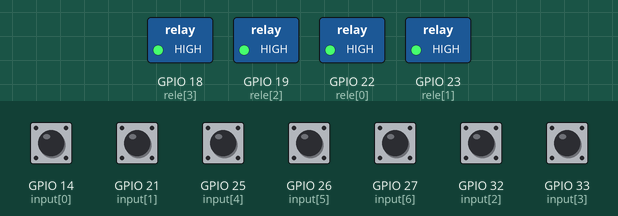
Simulated run of this sketch. Board: ESP32. On the bench: switched loads named in the sketch (green lamp = pin HIGH). The test bench sets the inputs (shaded band); at power-on: GPIO 14 (input[0]), GPIO 21 (input[1]), GPIO 25 (input[4]), GPIO 26 (input[5]), GPIO 27 (input[6]), GPIO 32 (input[2]), GPIO 33 (input[3]) HIGH. WiFi joins after 1.5 s; servers stay silent unless stated; no MQTT or app messages arrive unless stated; what the sketch prints to the serial monitor is not drawn.

Above: at 2.7 s.
2.8 s: GPIO 14 (input[0]) pulled LOW for 0.3 s
At 3.4 s:
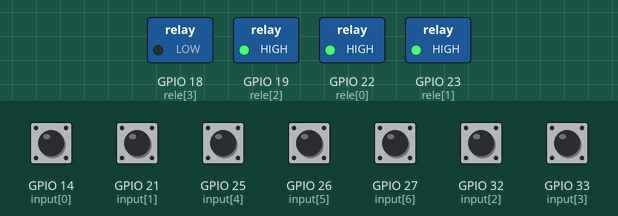
5.0 s: GPIO 26 (input[5]) pulled LOW for 0.3 s
At 6.2 s:
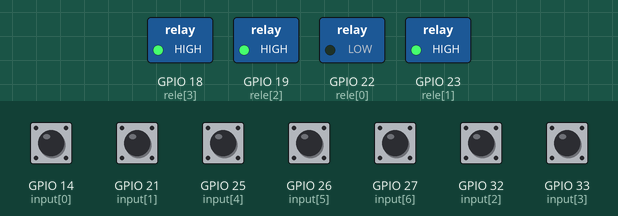
8.3 s: GPIO 14 (input[0]) pulled LOW for 1 s
At 12.1 s:
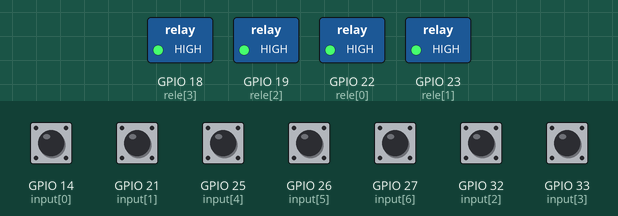
Timing chart, 0 to 21.5 s (numbered marks = the images above; inputs shaded):
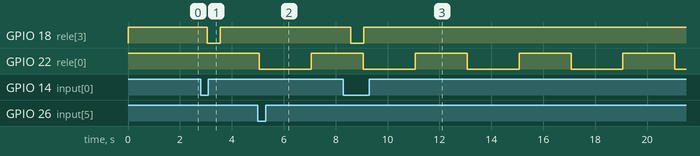

The sketch:

gatev3.ino
```cpp
#include <WiFi.h>
#include <WiFiClient.h>
#include <PubSubClient.h>

const char* ssid     = "SSID Wi-Fi";
const char* password = "password Wi-Fi";
char mqtt[]="адрес сервера MQTT";

int nowifi;
byte input[7]={14,21,32,33,25,26,27};
byte wig[2]={17,16};
byte rele[4]={22,23,19,18};
boolean mq=true;
int gatepoz;
byte statusg=255;
byte obn,releon,avto,lamps,intr,sec,block;
byte levelgate,gateon;
unsigned long wiegand=0;
unsigned long secund,timer,tiwi,reconn,pulse,timestat;
byte cou=26;
byte wi=0;

WiFiClient espClient;

PubSubClient mqclient(espClient);

 void IRAM_ATTR nul() {
  bitClear(wiegand,cou);
  cou--;
   //wiegand
   wi=1;
}
void IRAM_ATTR wan() {
   //wiegand
   bitSet(wiegand,cou);
   cou--;
   wi=1;
}

void receivedCallback(char* topic, byte* payload, unsigned int length) {
  String tt,top;
  int str;
  //unsigned long tr;
  Serial.print("Message received: ");
  Serial.println(topic);

  Serial.print("payload: ");
  for (int i = 0; i < length; i++) {
    Serial.print((char)payload[i]);
    tt+=(char)payload[i];
  }
  top=String(topic);
  str=tt.toInt();


            if (top.indexOf("open")>-1){
              if (gatepoz!=str){
                //подать сигнал на открытие ворот
                reley();
                levelgate=str;
                intr=1;
              }
            }
            if (top.indexOf("lamp")>-1){
           if(str==1){
            digitalWrite(rele[1],LOW);
            digitalWrite(rele[0],LOW);
            lamps=1;
            mqt(3,0,1);
           }else{
            digitalWrite(rele[1],HIGH);
            digitalWrite(rele[0],HIGH);
            mqt(3,0,0);
            lamps=0;
           }
            }
             if (top.indexOf("block")>-1){
              block=str;
			  mqt(5,0,block);
             }

}

void setup() {
  Serial.begin(9600);
  for (int ee=0; ee<7;ee++){
    pinMode(input[ee],INPUT_PULLUP);
  }
  for (int ee=0; ee<4;ee++){
    pinMode(rele[ee],OUTPUT);
    digitalWrite(rele[ee],HIGH);
  }

  pinMode(wig[0],INPUT_PULLUP);
pinMode(wig[1],INPUT_PULLUP);
  //attachInterrupt(wig[0], nul, RISING);
  //attachInterrupt(wig[1], wan, RISING);

  int i=0;
    WiFi.begin(ssid, password);
    while (WiFi.status() != WL_CONNECTED) {
      Serial.print(WiFi.status());
        delay(500);
        i++;
        if (i>60){
          nowifi=1;
          break;
        }

        //Serial.print(".");
    }
    if (nowifi==0){


     Serial.println("");
    Serial.println("WiFi connected");
    Serial.println("IP address: ");
    Serial.println(WiFi.localIP());
      mqclient.setServer(mqtt, 1883);


  mqclient.setCallback(receivedCallback);
  mqt(99,0,1);
    }

}

void loop() {
  if (millis()-reconn>15000){
           if (WiFi.status() != WL_CONNECTED)  {
      Serial.println("reconnect:");
    WiFi.disconnect();
    WiFi.reconnect();
mqclient.setServer(mqtt, 1883);
   mqclient.setCallback(receivedCallback);
      mqt(99,0,1);
        }
        reconn=millis();
  }
  if (wi==1){
   tiwi=millis();
   wi=2;
  }
  if ((wi==2)&&(millis()-tiwi>200)){
    mqt(98,0,wiegand);
    wi=0;
    wiegand=0;
  }
  if (millis()-secund>500){
    if (releon>0) {
      releoff();
    }
    sec++;
    if (sec>60){


    timestat++;
    mqt(4,0,timestat);
    sec=0;
    if (timestat>120)timestat=0;
    }

   mqclient.loop();
   for (int count=0; count<7; count++){
if (bitRead(statusg,count)!=digitalRead(input[count])){
  bitWrite(statusg,count,digitalRead(input[count])); // состояние пина
  bitWrite(obn,count,1); // признак обновление данного пина.
}
   }
   if (obn>0){
  if (bitRead(obn,0)==1){
    Serial.println("gateon");
    if (bitRead(statusg,0)==0){
      //нажата кнопка ворот
      Serial.print("open gate key ");
      Serial.println (bitRead(statusg,5));
      reley();
      //intr=1;
      //levelgate=100;
     if (bitRead(statusg,5)==0){

      //reley();

      gateon=2;

      levelgate=100;
     }
    }
  }
    if (bitRead(obn,1)==1){
      Serial.println("dindon");
    if (bitRead(statusg,1)==0){
      //нажата кнопка звонка
      mqt(1,0,1);
    }
  }
                   if (bitRead(obn,6)==1){
                  Serial.print("Closes ");
                  Serial.println(bitRead(statusg,6));
    if (bitRead(statusg,6)==0){
      gateon=1;

    }
    }
              if (bitRead(obn,5)==1){
                Serial.print("opener");
                Serial.println(bitRead(statusg,5));
    if (bitRead(statusg,5)==0){
      gateon=1;
      Serial.print("201p ");
      Serial.println(gateon);

    }
    }
      if (bitRead(obn,2)==1){
        Serial.println("openfull");
    if (bitRead(statusg,2)==1){
      //ворота полностью открыты
      gatepoz=100;
      gateon=2;

      mqt(2,0,gatepoz);
      intr=0;
    }
  }
        if (bitRead(obn,3)==1){
           Serial.println("closefull");
    if (bitRead(statusg,3)==1){
      //ворота полностью закрыты
      gatepoz=0;
      gateon=2;

      mqt(2,0,gatepoz);
      intr=0;
    }
  }


          if (bitRead(obn,4)==1){
            Serial.print("shit ");
            Serial.println(bitRead(statusg,4));
    if (bitRead(statusg,4)==0){
      //препятствие

      if ((gateon==1)&&(gatepoz>10)){

      reley();
       gateon=2;

      avto=1;
      Serial.println("avtostart");
      }
          if ((gatepoz==100)){


      avto=1;
      Serial.println("avtostart on stop");
      }
    }
    if ((bitRead(statusg,4)==1)&&(avto==1)&&(block<1)){
      timer=millis();
      avto=2;
      Serial.println("avtostart2");
    }
          }


obn=0;
   }


          if (gateon==1){
          Serial.println("starst ");
    if (bitRead(statusg,5)==0){
      //ворота открываются
      gatepoz=gatepoz+4;

      if (gatepoz>99) gatepoz=93;
      if ((levelgate<gatepoz)&&(intr==1)){
        //остановить ворота
        if(levelgate<90){
          reley();
        }

        gateon=2;

      }

      avto=1;
      mqt(2,0,gatepoz);

    }


    if (bitRead(statusg,6)==0){
      //ворота закрываются
      gatepoz=gatepoz-4;
      if (gatepoz<3) gatepoz=5;
      mqt(2,0,gatepoz);

    }
  }

   secund=millis();
   if ((avto==2)&&(millis()-timer>15000)){
    avto=0;
    reley();
   }
  }
  if ((gateon==1)||(avto==2)){
    if (millis()-pulse>2000){
      digitalWrite(rele[0],!digitalRead(rele[0]));
      pulse=millis();
    }
  }
  if (gateon==2){
    gateon=0;

    if (lamps==1){
     digitalWrite(rele[0],LOW);
    }else{
      digitalWrite(rele[0],HIGH);
    }
  }
}


void mqt(byte reg, unsigned int nom, unsigned long state){

  if (mq){
     recon();
  String top,pay;
  top="home/gate/";
  if( reg==1){
  top+="call/";
  }
  if( reg==2){
  top+="pozition/";
  }
  if( reg==3){
  top+="lamp/";
  }
   if( reg==4){
  top+="timestat/";
  }
   if( reg==5){
  top+="block/";
  }
  if( reg==98){
  top+="wiegand/";
  }
  if( reg==99){
  top+="load/";
  }
  pay=String(state,DEC);
  char topik[30];
  //Serial.print("send");
  //Serial.println(pay);
  char payl[40];
  top.toCharArray(topik,30);
  pay.toCharArray(payl,40);


  mqclient.publish(topik,payl);


  }

 }
 void recon(){
  String conn;

  if (mq){

  if (!mqclient.connected()) {

 mqclient.connected();
if (mqclient.connect("gaterobot")) {

      mqclient.subscribe("home/gatein/#");

    }
  }


  }
 }

 void releoff(){

    digitalWrite(rele[3],HIGH);
    releon=0;

 }

void reley(){
  digitalWrite(rele[3],LOW);
  releon=1;
  Serial.println("reley");
}
```

Measured:
- after the input at 2.8 s, GPIO 18 (rele[3]): HIGH → LOW after 0.26 s, → HIGH 0.50 s later
- after the input at 5.0 s, GPIO 22 (rele[0]): HIGH → LOW after 0.06 s, → HIGH 2.0 s later
- after the input at 8.3 s, GPIO 18 (rele[3]): HIGH → LOW after 0.27 s, → HIGH 0.50 s later
